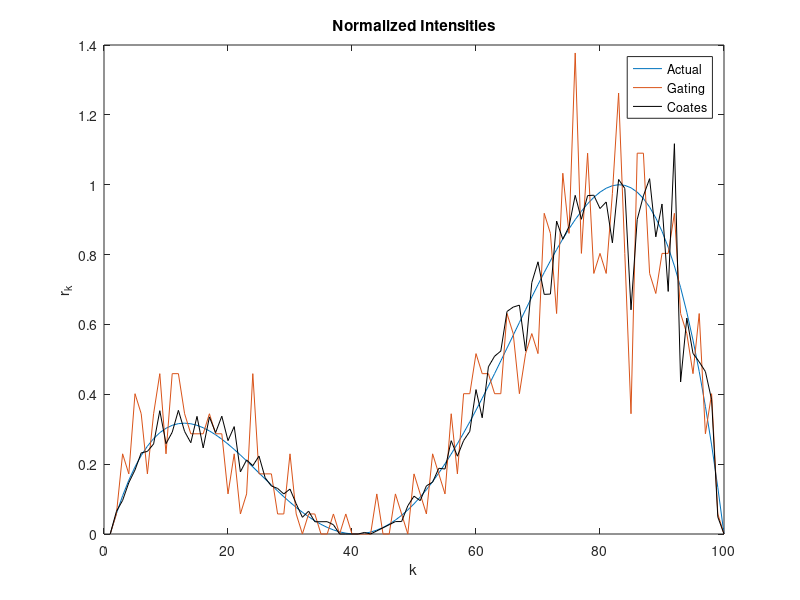

MATLAB code for this plot:

clear;
tic;
count = 1;
gateWindow = 5;  %Length of gating window

reps = 5000;  % Number of shots

L = 100;
t = linspace(0,1,L);


% Select an incident photon function
%r = ones(size(t));
r = ones(1,L);
r = exp(-(t-.5).^2/.05);
r = (t-1).*t.*(1-2.5*t).^2;
%r = exp(-t);
%load('NMF_data2.mat');
%r = NMF.all_Cornell(1:100,im)';
%r = NMF.indirect_Corner(1:100,im)';
r = r/sum(r);
R = cumsum(r);

QE = .30; %Quantum efficiency
I = 10;   %Incident number of photons
jScale = .000001; % percentage of jitter relative to histogram
jitter = jScale*100/2.355;

DC = 0;%.001;  % dark counts per exposure
amb = 0;%.002;

trials = 1;

h(1) = 1-exp(-r(1)*I*QE);
for i = 2:size(r,2)
    h(i) = 1 - ( sum(h(1:i-1)) + (1-sum(h(1:i-1)))*exp(-r(i)*I*QE));
end

GWs = L/gateWindow;   % Number of total windows

for tt = 1:trials
    H(tt,:) = zeros(size(t));
    for re = 1:round(reps/GWs)   % Split shots into each window equally
        Np = poissrnd(I*r) + poissrnd(DC+amb);  %number of photons
        fail = rand(size(t));  % chance of failure

        for i = 1:GWs   % Loop through each window
            for k = (1+gateWindow*(i-1)):(gateWindow*i);
                if(fail(k) > (1-QE)^Np(k))
                   jit = round(jitter*randn());
                   if((k+jit)>0 && (k+jit)<= L)
                        H(tt,k+jit) = H(tt,k+jit)+1;
                        break;
                   end
                end
            end
        end

    end
    H2 = H(tt,:);
end

% Now do Coates
for tt = 1:trials
    H(tt,:) = zeros(size(t));
    for re = 1:round(reps)   % Split shots into each window equally
        Np = poissrnd(I*r) + poissrnd(DC+amb);  %number of photons
        fail = rand(size(t));  % chance of failure
             for k = 1:L
                if(fail(k) > (1-QE)^Np(k))
                   jit = round(jitter*randn());
                   if((k+jit)>0 && (k+jit)<= L)
                        H(tt,k+jit) = H(tt,k+jit)+1;
                        break;
                   end
                end
            end
    end
    H3 = H(tt,:);

    Hc = cumsum(H3);
    P(tt,:) = zeros(size(r));   % Coates solution
    P(tt,1) = 1/(-QE)*log(1-H3(1)/reps);
    for i = 2:L
        P(tt,i) = 1/(-QE)*log((reps-Hc(i))/(reps-Hc(i-1)));
    end

end

plot(1:100,r/max(r),1:100,H2/sum(H2*max(r)),1:100,P/sum(P*max(r)),'k');
legend('Actual','Gating','Coates'); title('Normalized Intensities');
xlabel('k');ylabel('r_k');
toc;



